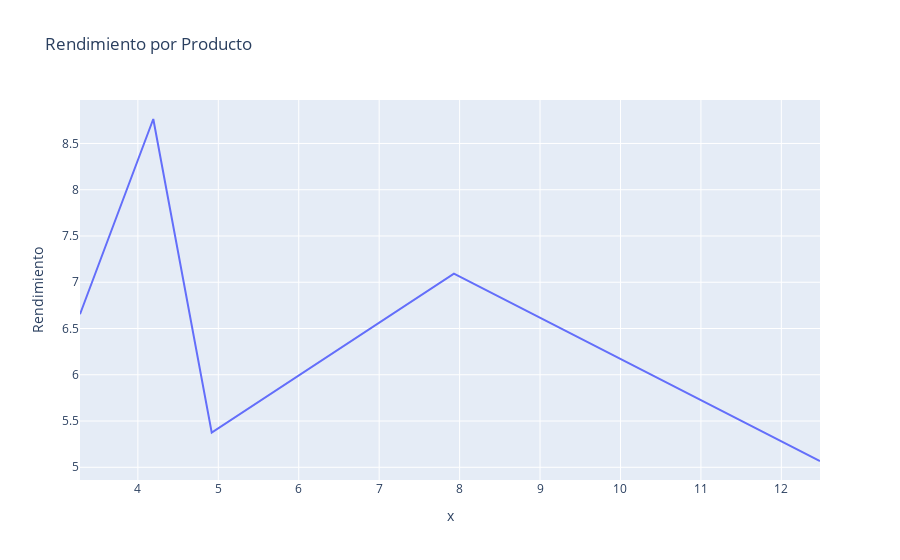

Notebook cell for this chart:
### Code cell
hora = df['Hora'].astype('int64')/3.6e12
# Crear gráfico de barras
fig = px.line(df, x=hora, y='Rendimiento', title='Rendimiento por Producto')

# Mostrar el gráfico
fig.show()

### Figure 1 — Plotly figure (JSON) as saved in the notebook; plotly's stock layout.template omitted (floating-point values rounded to 4 significant figures)
{"data": [{"hovertemplate": "x=%{x}<br>Rendimiento=%{y}<extra></extra>", "legendgroup": "", "line": {"color": "#636efa", "dash": "solid"}, "marker": {"symbol": "circle"}, "mode": "lines", "name": "", "orientation": "v", "showlegend": false, "type": "scatter", "x": [3.281, 4.192, 4.918, 7.929, 12.48], "xaxis": "x", "y": [6.654, 8.765, 5.374, 7.092, 5.068], "yaxis": "y"}], "layout": {"legend": {"tracegroupgap": 0}, "title": {"text": "Rendimiento por Producto"}, "xaxis": {"anchor": "y", "domain": [0, 1], "title": {"text": "x"}}, "yaxis": {"anchor": "x", "domain": [0, 1], "title": {"text": "Rendimiento"}}}}
